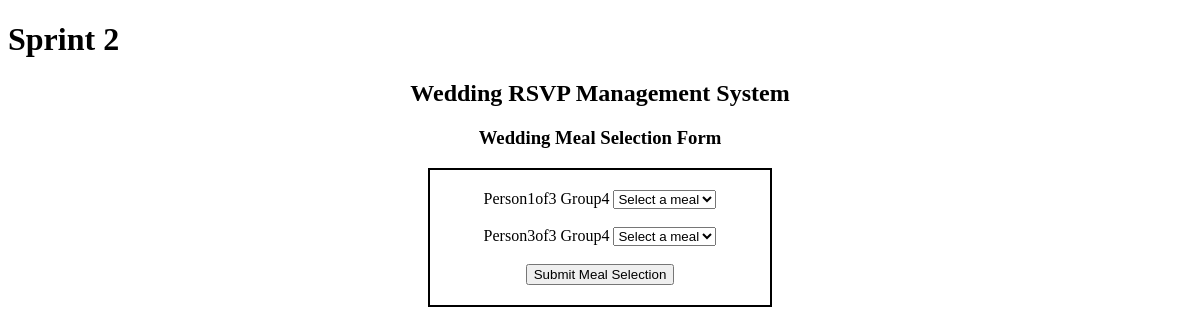
The page /meal/4 on the database its author committed.
### tables this page shows
CREATE TABLE "guests" (
    guest_id INTEGER PRIMARY KEY,
    invite_id INTEGER,
    first_name TEXT NOT NULL,
    last_name TEXT NOT NULL,
    rsvp_status TEXT DEFAULT 'Not Responded',
    FOREIGN KEY (invite_id) REFERENCES invites(invite_id)
);

### app.py (the view, shortened to what this page needs)
@app.route("/meal/<int:invite_id>", methods=["GET", "POST"])
def meal(invite_id):
    guests = fetch_data(
        "SELECT guest_id, first_name, last_name FROM guests WHERE invite_id = ? AND rsvp_status = 'Attending'", #query section
        (invite_id,) #parameters section
    )
    meal_options = fetch_data(
        "SELECT meal_id, meal_name FROM meal_options" #query section
    )
    return render_template(
        "meal.html",
        guests=guests,
        meal_options=meal_options
    )

### database.py (called while the page is built)
def fetch_data(query, parameters=()):
    connection = sqlite3.connect(database)
    try:
        cursor = connection.cursor()
        cursor.execute(query, parameters)
        data = cursor.fetchall()
        return data
    finally:
        connection.close()

### templates/meal.html (shortened to what this page needs)
<!DOCTYPE html>
<html lang="en">
<head>
    <link rel="stylesheet" href="{{ url_for('static', filename='css/styles.css') }}">
</head>
<body>
    <h1>Sprint 2</h1>
    <h2>Wedding RSVP Management System</h2>
    <h3>Wedding Meal Selection Form</h3>
	<div class="form-box">
        <form method="POST">
        {% for guest in guests %}
			<label for="meal_{{ guest[0] }}">
                {{ guest[1] }} {{ guest[2] }}
            </label>
                <select id="meal_{{ guest[0] }}"
                        name="meal_{{ guest[0] }}"
                        required>
					<option value="" disabled selected>
                        Select a meal
                    </option>
                </select>
                <br><br>
            {% endfor %}
			<button type="submit">Submit Meal Selection</button>
		</form>
	</div>
</body>
</html>

### static/css/styles.css (style rules this page uses)
.form-box { border: 2px solid black; width: 300px; padding: 20px; text-align: center; margin: 0 auto; }
h2, h3 { text-align: center; }

### rows shown on the page
guests: first_name "Person1of3", last_name "Group4"
guests: first_name "Person3of3", last_name "Group4"
